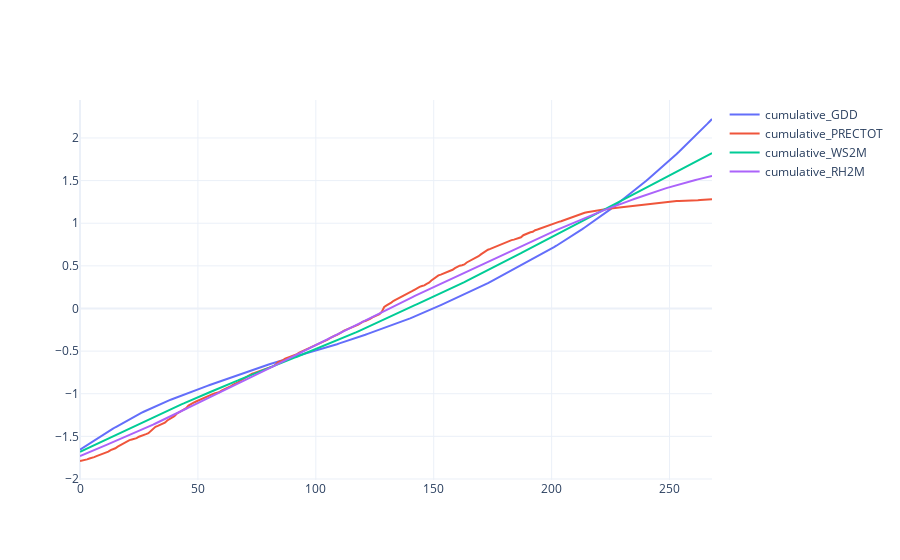

The notebook cell saved with this chart:
### Code cell
# check aggregation
fig = go.Figure(data=[
                      go.Scatter(y=standarized_data[col], name=col)
                      for col in selected_cols
])

fig.show()

### Figure 1 — Plotly figure (JSON) as saved in the notebook; plotly's stock layout.template omitted (floating-point values rounded to 4 significant figures; data arrays with more than 128 entries replaced by an {"elided": "..."} marker saying what was removed)
{"data": [{"name": "cumulative_GDD", "type": "scatter", "y": {"elided": "269 float values"}}, {"name": "cumulative_PRECTOT", "type": "scatter", "y": {"elided": "269 float values"}}, {"name": "cumulative_WS2M", "type": "scatter", "y": {"elided": "269 float values"}}, {"name": "cumulative_RH2M", "type": "scatter", "y": {"elided": "269 float values"}}], "layout": {}}
